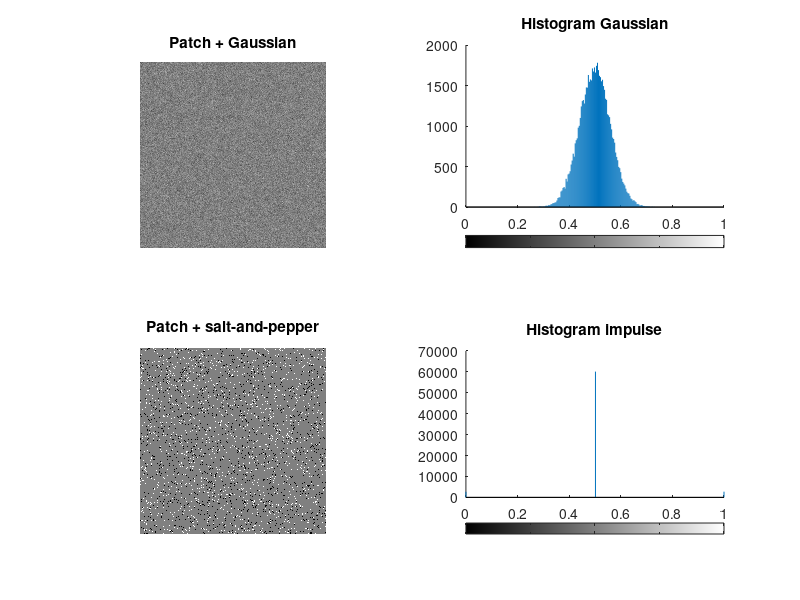

Write the MATLAB code that produced this figure.
%% LAB 2 - UOC LUONG NHIEU TU VUNG PHANG
clear; close all; clc;
rng(1); % Co dinh seed de so lieu lap lai giua cac lan chay.

% Vung phang muc xam 0.5, chi co nhieu Gaussian voi mean 0 va sigma 0.06.
patch = 0.5 + 0.06*randn(256,256);
patch = min(max(patch,0),1);
muEstimate = mean(patch(:));
sigmaEstimate = std(patch(:));
fprintf('Uoc luong mean=%.4f; sigma=%.4f (gia tri tao sigma=0.06).\n', ...
    muEstimate,sigmaEstimate);

% So sanh histogram vung phang Gaussian voi mask nhiễu muối tiêu.
sp = imnoise(0.5*ones(256,256),'salt & pepper',0.08);
figure('Name','Lab 2 - Noise estimation');
subplot(2,2,1); imshow(patch); title('Patch + Gaussian');
subplot(2,2,2); imhist(patch); title('Histogram Gaussian');
subplot(2,2,3); imshow(sp); title('Patch + salt-and-pepper');
subplot(2,2,4); imhist(sp); title('Histogram impulse');
% Gaussian tao phan bo quanh gia tri nen; impulse tao cac dem lon o hai dau mien.
